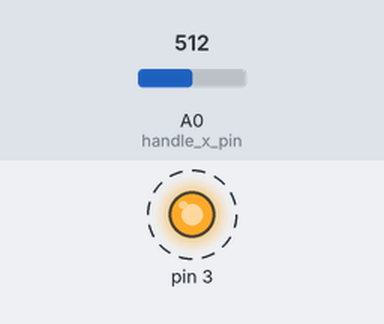
A sketch run on a simulated Arduino Uno, built with avr-gcc and run on an emulated ATmega328P. Parts: output pins drawn as LEDs (lit = HIGH). Dashed ring = blinking. The inputs (shaded band) are chosen by the test bench; at power-on: A0 (handle_x_pin) = 512. What the sketch prints to the serial monitor is not drawn.

Above: at 0.06 s.
Timing chart, 0 to 3.0 s (numbered marks = the images above):
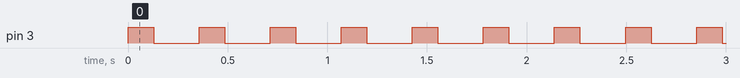

Measured:
- by itself, pin 3: alternates HIGH for 0.13 s and LOW for 0.23 s

The sketch:

control_handle_speed_test.ino
```cpp
/*
 * DIY手柄
*/


#include <Servo.h>

#define BAUD_RATE     9600
#define SPEED_RANGE   100
#define HANDLE_MIN    0
#define HANDLE_MAX    100
#define SEND_RATE     10      //10HZ

/*
 * 定义引脚
*/
int handle_x_pin = A0;


/*
 * 通信协议定义
*/
char DATA_HEAD = '*';
char DATA_END = '#';
char DATA_SEPARATOR = ' ';

/*
 * 创建servo实例
*/

void setup() {
  // put your setup code here, to run once:
  pinMode(3,OUTPUT);
  Serial.begin(BAUD_RATE);
}

void loop() {
  int s = 0;
  int handle_x = map(analogRead(handle_x_pin),0,1024,0,255);   //脉冲量程范围500-2500ms
    //analogWrite(3,handle_x);
    digitalWrite(3,HIGH);
    delay(1+handle_x);
    digitalWrite(3,LOW);
    delay(255-handle_x);
    int datas[]={handle_x};
    int len = sizeof(datas)/sizeof(datas[0]);
    outPutData(datas,len);


}

void outPutData(int datas[],int len)
{
  Serial.print(DATA_HEAD);
  for(int i=0;i<len;i++)
  {
    Serial.print(datas[i]);
    Serial.print(DATA_SEPARATOR);

   }
   if(len-1!=1)
    Serial.print(datas[len-1]);
   Serial.println(DATA_END);
   delay(1000/SEND_RATE);


}
```
